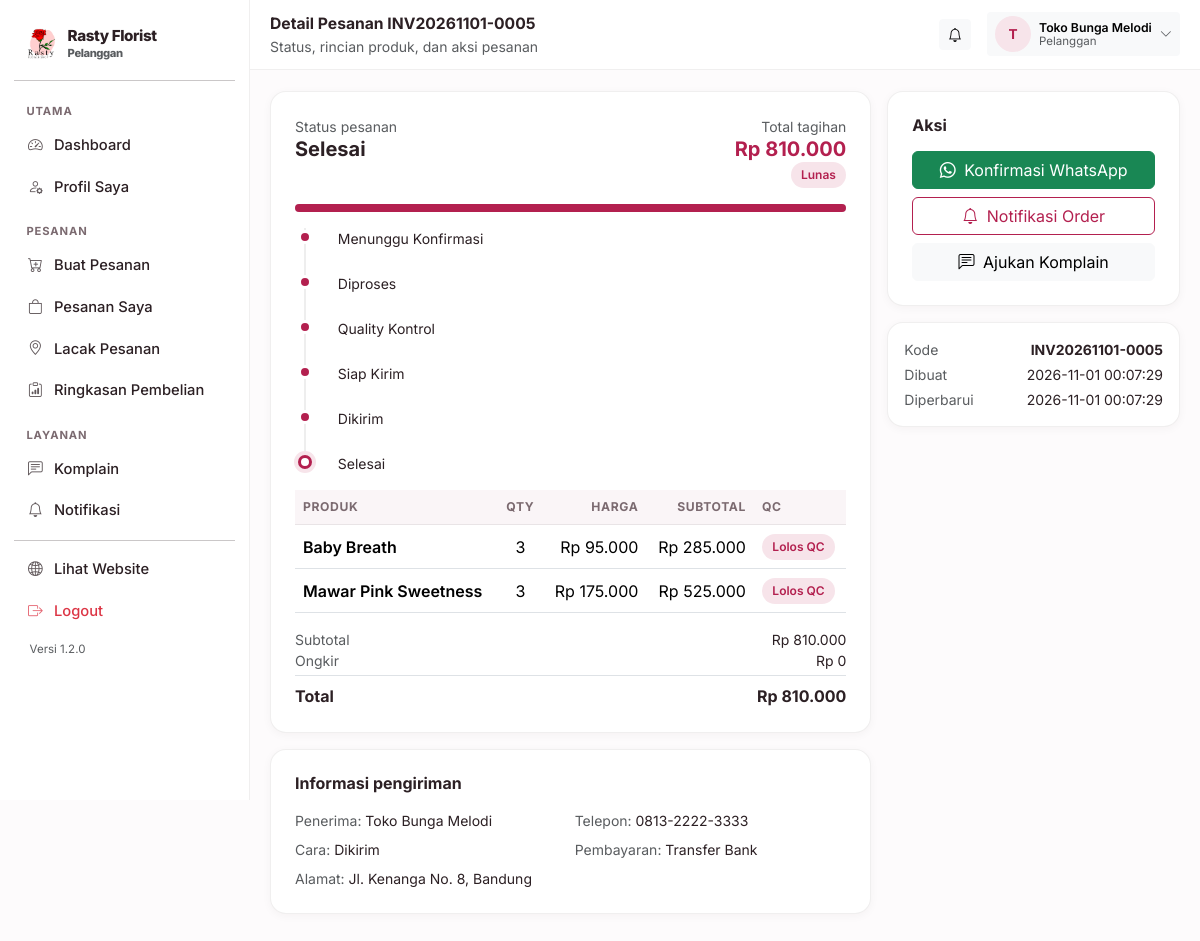
The page /pelanggan/pesanan/5 (signed in) on the database as committed earlier.
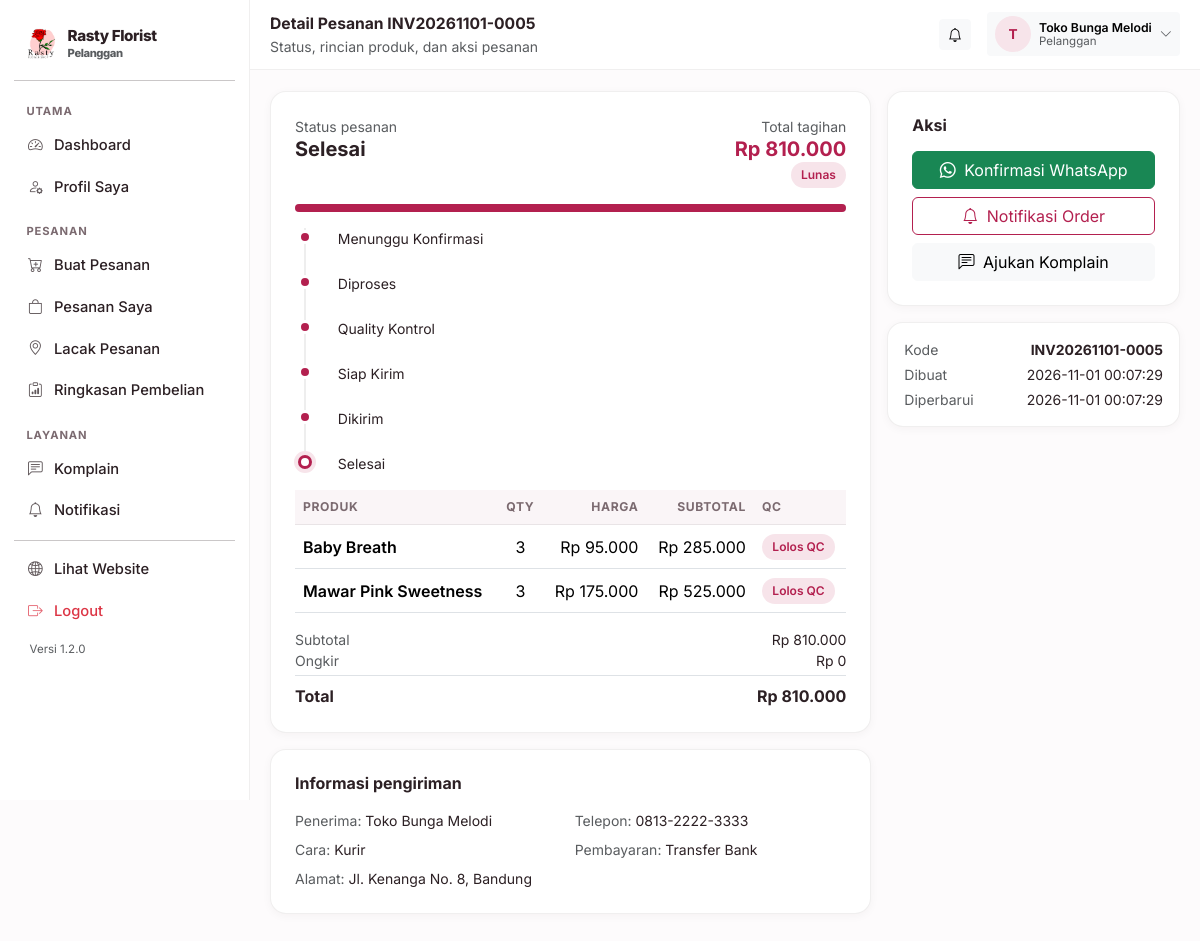
The same page on the database as committed later.
### tables this page shows
CREATE TABLE settings (
    key TEXT PRIMARY KEY,
    value TEXT
);

CREATE TABLE users (
    id INTEGER PRIMARY KEY AUTOINCREMENT,
    username TEXT UNIQUE NOT NULL,
    password_hash TEXT NOT NULL,
    nama TEXT NOT NULL,
    role TEXT NOT NULL,
    telepon TEXT DEFAULT '',
    email TEXT DEFAULT '',
    alamat TEXT DEFAULT '',
    aktif INTEGER NOT NULL DEFAULT 1,
    created_at TEXT NOT NULL
);

CREATE TABLE orders (
    id INTEGER PRIMARY KEY AUTOINCREMENT,
    kode TEXT UNIQUE NOT NULL,
    user_id INTEGER,
    nama_pelanggan TEXT NOT NULL,
    telepon TEXT DEFAULT '',
    alamat TEXT DEFAULT '',
    catatan TEXT DEFAULT '',
    subtotal INTEGER NOT NULL DEFAULT 0,
    ongkir INTEGER NOT NULL DEFAULT 0,
    total INTEGER NOT NULL DEFAULT 0,
    metode_bayar TEXT DEFAULT 'Transfer Bank',
    status TEXT NOT NULL DEFAULT 'Menunggu Konfirmasi',
    status_bayar TEXT NOT NULL DEFAULT 'Belum Bayar',
    pengiriman TEXT DEFAULT 'Dikirim',
    dibuat_oleh INTEGER,
    created_at TEXT NOT NULL,
    updated_at TEXT NOT NULL
, kode_lacak TEXT DEFAULT '');

CREATE TABLE order_items (
    id INTEGER PRIMARY KEY AUTOINCREMENT,
    order_id INTEGER NOT NULL,
    product_id INTEGER,
    nama_produk TEXT NOT NULL,
    harga INTEGER NOT NULL DEFAULT 0,
    qty INTEGER NOT NULL DEFAULT 1,
    subtotal INTEGER NOT NULL DEFAULT 0,
    qc_status TEXT NOT NULL DEFAULT 'Belum Dicek',
    qc_catatan TEXT DEFAULT '',
    FOREIGN KEY (order_id) REFERENCES orders(id) ON DELETE CASCADE
);

### blueprints/customer.py (the view)
@bp.route("/pesanan/<int:order_id>")
def order_detail(order_id):
    order = _my_order(order_id)
    items = database.query("SELECT * FROM order_items WHERE order_id = ?", (order_id,))
    invoice = database.query("SELECT * FROM invoices WHERE order_id = ?", (order_id,), one=True)
    return render_template("customer/order_detail.html", order=order, items=items, invoice=invoice)

### blueprints/customer.py (called while the page is built)
@bp.before_request
@helpers.role_required("pelanggan")
def guard():
    pass

def _my_order(order_id):
    order = database.query(
        "SELECT * FROM orders WHERE id = ? AND user_id = ?",
        (order_id, helpers.current_user()["id"]), one=True)
    if order is None:
        abort(404)
    return order

### db.py (called while the page is built)
def invoice_logo_px(settings=None):
    ukuran = (settings or all_settings()).get("invoice_logo_ukuran", "sedang")
    for kunci, _label, px in INVOICE_LOGO_UKURAN:
        if kunci == ukuran:
            return px
    return 64

def katalog_dari(settings):
    return {key: settings.get(key, "1") == "1" for key, _label, _ket in KATALOG_SEKSI}

def pengiriman_metode(settings=None):
    data = settings or all_settings()
    aktif = [label for key, label, _ket in PENGIRIMAN_METODE
             if data.get(key, "1") == "1"]
    return aktif or [PENGIRIMAN_METODE[1][1]]

def jam_harian(settings=None):
    data = settings or all_settings()
    hasil = {}
    for key, _label in HARI:
        buka, tutup = JAM_BAWAAN[key]
        hasil[key] = (data.get("jam_buka_" + key, buka), data.get("jam_tutup_" + key, tutup))
    return hasil

def jam_dari(settings):
    return {key: (settings.get("jam_buka_" + key, JAM_BAWAAN[key][0]),
                  settings.get("jam_tutup_" + key, JAM_BAWAAN[key][1]))
            for key, _label in HARI}

def _jam_teks(nilai):
    return nilai.replace(":", ".")

def jam_daftar(settings=None):
    data = settings or all_settings()
    jam = jam_dari(data)
    rows = []
    for key, label in HARI:
        buka, tutup = jam[key]
        rows.append({
            "key": key,
            "label": label,
            "buka": buka,
            "tutup": tutup,
            "tutup_hari": buka == tutup or not buka or not tutup,
            "teks": "%s – %s WIB" % (_jam_teks(buka), _jam_teks(tutup)),
        })
    return rows

def jam_ringkas(settings=None):
    rows = jam_daftar(settings)
    grup = []
    for row in rows:
        nilai = "Tutup" if row["tutup_hari"] else row["teks"]
        if grup and grup[-1][1] == nilai:
            grup[-1][2] = row["label"]
        else:
            grup.append([row["label"], nilai, row["label"]])
    hasil = []
    for awal, nilai, akhir in grup:
        label = awal if awal == akhir else "%s – %s" % (awal, akhir)
        hasil.append((label, nilai))
    return hasil

def menu_publik(settings=None):
    data = settings or all_settings()
    return {key: data.get(key, "1") == "1" for key, _label, _ket in MENU_PUBLIK}

### templates/customer/order_detail.html (shortened to what this page needs)
{% extends "panel_base.html" %}
{% block heading %}Detail Pesanan {{ order.kode }}{% endblock %}
{% block subheading %}Status, rincian produk, dan aksi pesanan{% endblock %}
{% block content %}
<div class="row g-3">
  <div class="col-lg-8">
    <div class="rf-card p-3 p-md-4 mb-3">
      <div class="d-flex flex-wrap justify-content-between gap-2 mb-3">
        <div>
          <div class="small text-muted">Status pesanan</div>
          <div class="h5 fw-bold mb-0">{{ order.status }}</div>
        </div>
        <div class="text-lg-end">
          <div class="small text-muted">Total tagihan</div>
          <div class="h5 fw-bold text-rf mb-0">{{ rupiah(order.total) }}</div>
          <span class="rf-chip {{ 'gray' if order.status_bayar != 'Lunas' }}">{{ order.status_bayar }}</span>
        </div>
      </div>
      <div class="progress mb-3" style="height:8px">
        {% set idx = ORDER_STATUS.index(order.status) if order.status in ORDER_STATUS else 0 %}
        {% set pct = (idx / 5 * 100) if order.status != 'Dibatalkan' else 100 %}
        <div class="progress-bar bg-rf" style="width:{{ [pct, 100]|min }}%"></div>
      </div>
      <ul class="rf-steps small">
        {% for s in ['Menunggu Konfirmasi','Diproses','Quality Kontrol','Siap Kirim','Dikirim','Selesai'] %}
        <li class="{{ 'done' if ORDER_STATUS.index(order.status) > loop.index0 else ('current' if order.status == s else '') if order.status in ORDER_STATUS else '' }}">
          {{ s }}
        </li>
        {% endfor %}
      </ul>
      <table class="table table-rf align-middle mt-3">
        <thead><tr><th>Produk</th><th class="text-center">Qty</th><th class="text-end">Harga</th><th class="text-end">Subtotal</th><th>QC</th></tr></thead>
        <tbody>
          {% for i in items %}
          <tr>
            <td class="fw-semibold">{{ i.nama_produk }}</td>
            <td class="text-center">{{ i.qty }}</td>
            <td class="text-end">{{ rupiah(i.harga) }}</td>
            <td class="text-end">{{ rupiah(i.subtotal) }}</td>
            <td><span class="rf-chip {{ 'gray' if i.qc_status == 'Belum Dicek' }}">{{ i.qc_status }}</span></td>
          </tr>
          {% endfor %}
        </tbody>
      </table>
      <div class="d-flex justify-content-between small"><span class="text-muted">Subtotal</span><span>{{ rupiah(order.subtotal) }}</span></div>
      <div class="d-flex justify-content-between small"><span class="text-muted">Ongkir</span><span>{{ rupiah(order.ongkir) }}</span></div>
      <div class="d-flex justify-content-between fw-bold border-top pt-2 mt-1"><span>Total</span><span>{{ rupiah(order.total) }}</span></div>
    </div>
    <div class="rf-card p-3 p-md-4">
      <h6 class="fw-bold mb-3">Informasi pengiriman</h6>
      <div class="row g-2 small">
        <div class="col-md-6"><span class="text-muted">Penerima:</span> {{ order.nama_pelanggan }}</div>
        <div class="col-md-6"><span class="text-muted">Telepon:</span> {{ order.telepon }}</div>
        <div class="col-md-6"><span class="text-muted">Cara:</span> {{ order.pengiriman }}</div>
        <div class="col-md-6"><span class="text-muted">Pembayaran:</span> {{ order.metode_bayar }}</div>
        <div class="col-12"><span class="text-muted">Alamat:</span> {{ order.alamat }}</div>
      </div>
    </div>
  </div>
  <div class="col-lg-4">
    <div class="rf-card p-3 p-md-4">
      <h6 class="fw-bold mb-3">Aksi</h6>
      <div class="d-grid gap-2">
        <a href="{{ wa_link(settings.whatsapp, 'Halo Rasty Florist, saya ingin konfirmasi pesanan ' ~ order.kode ~ ' sebesar ' ~ rupiah(order.total) ~ '. Terima kasih.') }}"
           target="_blank" rel="noopener" class="btn btn-success">
          <i class="bi bi-whatsapp me-1"></i> Konfirmasi WhatsApp
        </a>
        <button type="button" class="btn btn-outline-rf" data-bs-toggle="modal" data-bs-target="#notifModal">
          <i class="bi bi-bell me-1"></i> Notifikasi Order
        </button>
        <a href="{{ url_for('customer.complaints') }}" class="btn btn-light">
          <i class="bi bi-chat-left-text me-1"></i> Ajukan Komplain
        </a>
      </div>
    </div>
    <div class="rf-card p-3 mt-3 small">
      <div class="d-flex justify-content-between mb-1"><span class="text-muted">Kode</span><strong>{{ order.kode }}</strong></div>
      <div class="d-flex justify-content-between mb-1"><span class="text-muted">Dibuat</span><span>{{ order.created_at }}</span></div>
      <div class="d-flex justify-content-between"><span class="text-muted">Diperbarui</span><span>{{ order.updated_at }}</span></div>
    </div>
  </div>
</div>
{% endblock %}

### templates/panel_base.html (shortened to what this page needs)
<!doctype html>
<html lang="id">
<head>
  <link href="https://cdn.jsdelivr.net/npm/bootstrap@5.3.3/dist/css/bootstrap.min.css" rel="stylesheet">
  <link href="https://cdn.jsdelivr.net/npm/bootstrap-icons@1.11.3/font/bootstrap-icons.min.css" rel="stylesheet">
</head>
<body>
<div class="rf-shell">
  <aside class="rf-sidebar" id="rfSidebar">
    <a href="{{ panel_url }}" class="d-flex align-items-center gap-2 rf-brand px-2 py-2 mb-2">
      {% if settings.logo %}
        <img src="{{ url_for('static', filename='uploads/' + settings.logo) }}" alt="Logo">
      {% else %}
        <span class="rf-brand-mark">R</span>
      {% endif %}
      <div>
        <div style="font-size:.95rem;line-height:1.1">{{ settings.nama_toko }}</div>
        <div class="small text-muted" style="font-size:.7rem">{{ ROLE_LABEL.get(current_user.role, '') }}</div>
      </div>
    </a>
    <hr class="my-2">
    <ul class="nav flex-column">
      {% for grup, item_menu in menu %}
        {% set visible = item_menu | selectattr('2', 'in', features_aktif) | list %}
        {% if visible %}
          <li class="rf-sidebar-head">{{ grup }}</li>
          {% for label, endpoint, fitur, ikon in visible %}
          <li class="nav-item">
            <a class="nav-link {% if request.endpoint == endpoint %}active{% endif %}" href="{{ url_for(endpoint) }}">
              <span class="rf-ico"><i class="bi bi-{{ ikon }}"></i></span>
              <span>{{ label }}</span>
            </a>
          </li>
          {% endfor %}
        {% endif %}
      {% endfor %}
    </ul>
    <hr class="my-2">
    <ul class="nav flex-column">
      <li class="nav-item">
        <a class="nav-link" href="{{ url_for('public.index') }}" target="_blank">
          <span class="rf-ico"><i class="bi bi-globe2"></i></span><span>Lihat Website</span>
        </a>
      </li>
      <li class="nav-item">
        <a class="nav-link text-danger" href="{{ url_for('auth.logout') }}">
          <span class="rf-ico"><i class="bi bi-box-arrow-right"></i></span><span>Logout</span>
        </a>
      </li>
    </ul>
    <div class="px-3 pt-2 pb-3 small text-muted" style="font-size:.72rem">
      Versi {{ APP_VERSION }}
    </div>
  </aside>
  <div class="rf-main">
    <div class="rf-topbar">
      <div class="flex-grow-1">
        <div class="fw-bold" style="font-size:.98rem">{% block heading %}Panel{% endblock %}</div>
        <div class="small text-muted">{% block subheading %}{% endblock %}</div>
      </div>
      <a href="{{ notif_url or url_for('public.index') }}" class="btn btn-sm btn-light position-relative">
        <i class="bi bi-bell"></i>
      </a>
      <div class="dropdown">
        <button class="btn btn-sm btn-light d-flex align-items-center gap-2 border-0" type="button"
                data-bs-toggle="dropdown" data-bs-display="static" aria-expanded="false">
          <span class="rf-avatar">{{ current_user.nama[:1]|upper }}</span>
          <span class="d-none d-md-block small text-start" style="line-height:1.1">
            <span class="fw-semibold d-block">{{ current_user.nama }}</span>
            <span class="text-muted d-block" style="font-size:.72rem">{{ ROLE_LABEL.get(current_user.role, '') }}</span>
          </span>
          <i class="bi bi-chevron-down small text-muted"></i>
        </button>
      </div>
    </div>
    <div class="rf-content">
      {% block content %}{% endblock %}
    </div>
  </div>
</div>
</body>
</html>

Rows that differ between the two databases and show on the page:
changed orders "Selesai": pengiriman "Dikirim" → "Kurir"
